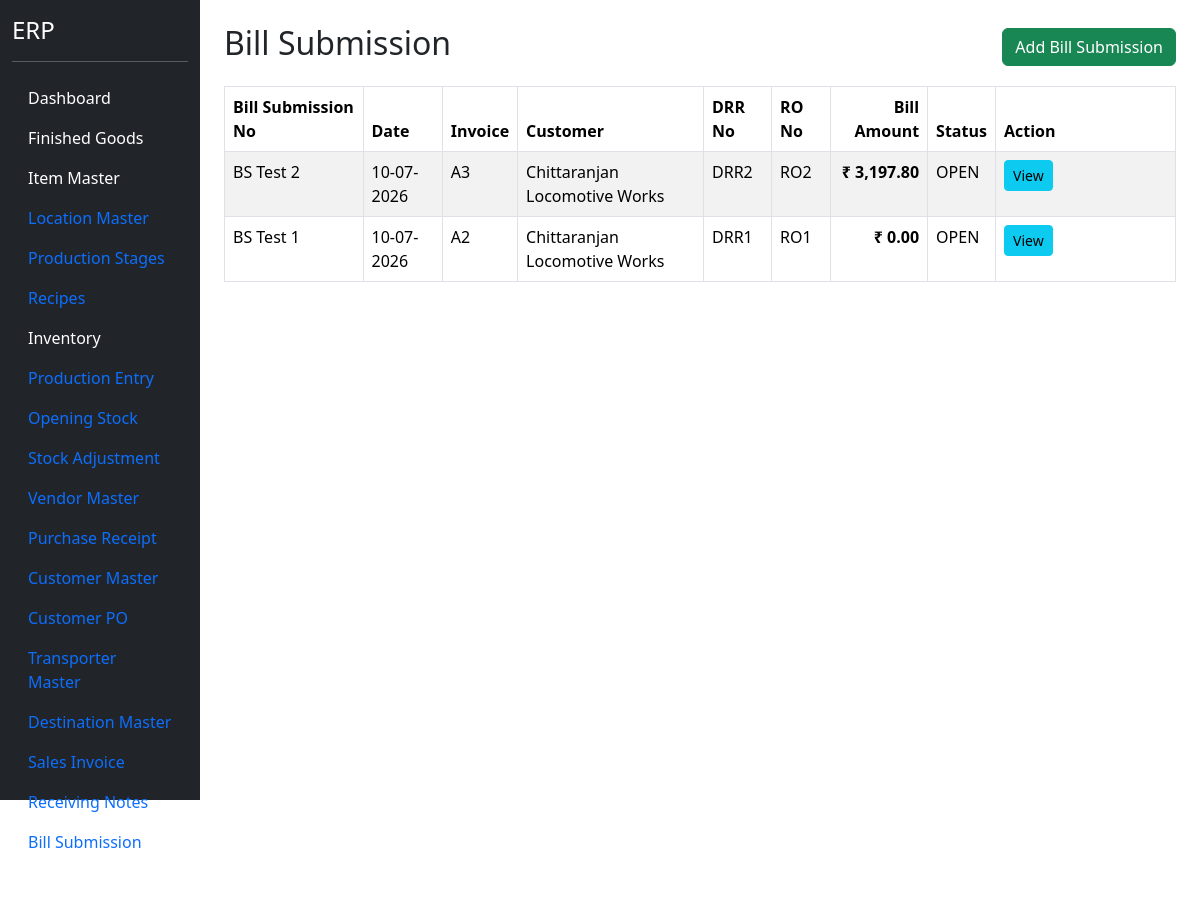
Before: /bill-submission (signed in) with the older database file.
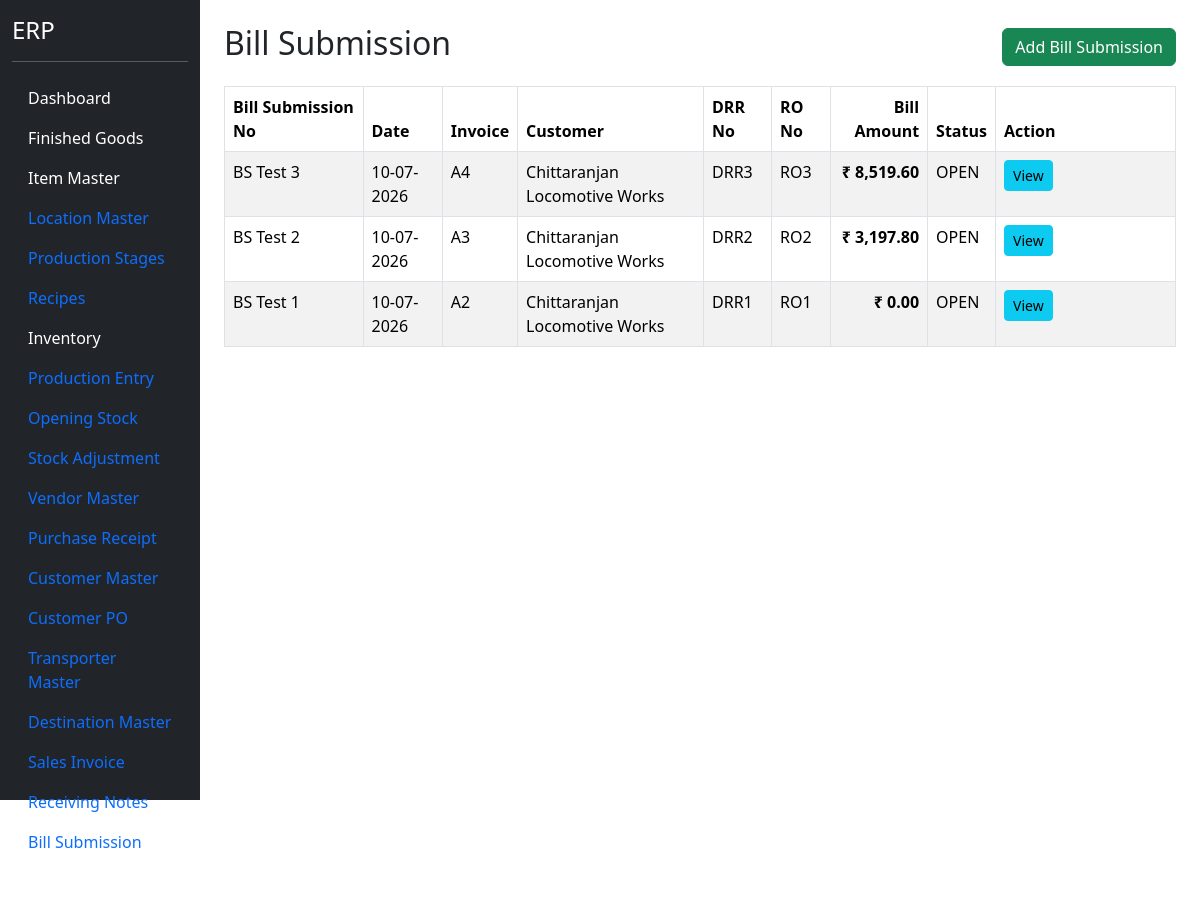
After: the same page with the newer database file.
### models.py (models this page shows)
class BillSubmissionHeader(db.Model):
    __tablename__ = "bill_submission_header"
    id = db.Column(
        db.Integer,
        primary_key=True
    )
    bill_submission_no = db.Column(
        db.String(50),
        unique=True,
        nullable=False
    )
    bill_submission_date = db.Column(
        db.Date,
        nullable=False
    )
    receiving_note_header_id = db.Column(
        db.Integer,
        db.ForeignKey("receiving_note_header.id"),
        nullable=False
    )
    sales_invoice_header_id = db.Column(
        db.Integer,
        db.ForeignKey("sales_invoice_header.id"),
        nullable=False
    )
    customer_id = db.Column(
        db.Integer,
        db.ForeignKey("customer_master.id"),
        nullable=False
    )
    drr_no = db.Column(
        db.String(100)
    )
    ro_no = db.Column(
        db.String(100)
    )
    ro_date = db.Column(
        db.Date
    )
    bill_amount = db.Column(
        db.Float,
        default=0
    )
    remarks = db.Column(
        db.String(500)
    )
    status = db.Column(
        db.String(30),
        default="ACTIVE"
    )
    customer = db.relationship(
        "CustomerMaster"
    )
    invoice = db.relationship(
        "SalesInvoiceHeader"
    )
    receiving_note = db.relationship(
        "ReceivingNoteHeader"
    )
    details = db.relationship(
        "BillSubmissionDetail",
        backref="bill_submission",
        cascade="all, delete-orphan"
    )

class SalesInvoiceHeader(db.Model):
    __tablename__ = "sales_invoice_header"
    id = db.Column(
        db.Integer,
        primary_key=True
    )
    invoice_no = db.Column(
        db.String(50),
        nullable=False,
        unique=True
    )
    invoice_date = db.Column(
        db.Date,
        nullable=False
    )
    customer_po_header_id = db.Column(
        db.Integer,
        db.ForeignKey("customer_po_header.id"),
        nullable=False
    )
    customer_id = db.Column(
        db.Integer,
        db.ForeignKey("customer_master.id"),
        nullable=False
    )
    destination_id = db.Column(
        db.Integer,
        db.ForeignKey("destination_master.id"),
        nullable=False
    )
    transporter_id = db.Column(
        db.Integer,
        db.ForeignKey("transporter_master.id"),
        nullable=False
    )
    vehicle_no = db.Column(
        db.String(50)
    )
    lr_no = db.Column(
        db.String(100)
    )
    eway_bill_no = db.Column(
        db.String(100)
    )
    location_id = db.Column(
    db.Integer,
    db.ForeignKey("location_master.id"),
    nullable=False
    )
    remarks = db.Column(
        db.String(500)
    )
    status = db.Column(
        db.String(30),
        default="Pending RNote"
    )
    customer = db.relationship("CustomerMaster")
    customer_po = db.relationship("CustomerPOHeader")
    destination = db.relationship("DestinationMaster")
    transporter = db.relationship("TransporterMaster")
    location = db.relationship("LocationMaster")
    details = db.relationship(
        "SalesInvoiceDetail",
        backref="invoice",
        cascade="all, delete-orphan"
    )

class CustomerMaster(db.Model):
    __tablename__ = "customer_master"
    id = db.Column(
        db.Integer,
        primary_key=True
    )
    customer_code = db.Column(
        db.String(20),
        unique=True,
        nullable=True
    )
    customer_name = db.Column(
        db.String(200),
        nullable=False
    )
    contact_person = db.Column(
        db.String(100)
    )
    mobile = db.Column(
        db.String(20)
    )
    email = db.Column(
        db.String(100)
    )
    gst_no = db.Column(
        db.String(30)
    )
    pan_no = db.Column(
        db.String(20)
    )
    address = db.Column(
        db.String(500)
    )
    city = db.Column(
        db.String(100)
    )
    state = db.Column(
        db.String(100)
    )
    country = db.Column(
        db.String(100),
        default="India"
    )
    pincode = db.Column(
        db.String(20)
    )
    credit_days = db.Column(
        db.Integer,
        default=30
    )
    credit_limit = db.Column(
        db.Float,
        default=0
    )
    active = db.Column(
        db.Boolean,
        default=True
    )

### blueprints/masters/routes.py (the view)
@masters_bp.route("/bill-submission")
@login_required
def bill_submission():
    bill_list = BillSubmissionHeader.query.order_by(
        BillSubmissionHeader.bill_submission_date.desc(),
        BillSubmissionHeader.bill_submission_no.desc()
    ).all()
    return render_template(
        "bill_submission.html",
        bill_list=bill_list
    )

### app.py (called while the page is built)
@login_manager.user_loader
def load_user(user_id):
    return User.query.get(int(user_id))

### templates/bill_submission.html
{% extends "base.html" %}
{% block content %}
<div class="container mt-4">
<div class="d-flex justify-content-between align-items-center mb-3">
<h2>
Bill Submission
</h2>
<a
href="/bill-submission/add"
class="btn btn-success">
Add Bill Submission
</a>
</div>
<table class="table table-bordered table-striped">
<thead>
<tr>
<th>Bill Submission No</th>
<th>Date</th>
<th>Invoice</th>
<th>Customer</th>
<th>DRR No</th>
<th>RO No</th>
<th class="text-end">
    Bill Amount
</th>
<th>Status</th>
<th width="180">
Action
</th>
</tr>
</thead>
<tbody>
{% for bill in bill_list %}
<tr>
<td>{{ bill.bill_submission_no }}</td>
<td>{{ bill.bill_submission_date.strftime("%d-%m-%Y") }}</td>
<td>{{ bill.invoice.invoice_no }}</td>
<td>{{ bill.customer.customer_name }}</td>
<td>{{ bill.drr_no }}</td>
<td>{{ bill.ro_no }}</td>
<td class="text-end fw-bold">
    ₹ {{ "{:,.2f}".format(bill.bill_amount or 0) }}
</td>
<td>{{ bill.status }}</td>
<td>
<a
href="{{ url_for('masters.view_bill_submission', id=bill.id) }}"
class="btn btn-info btn-sm">
View
</a>
</td>
</tr>
{% endfor %}
</tbody>
</table>
</div>
{% endblock %}

### templates/base.html (shortened to what this page needs)
<!DOCTYPE html>
<html>
<head>
<link href="https://cdn.jsdelivr.net/npm/bootstrap@5.3.3/dist/css/bootstrap.min.css" rel="stylesheet">
<link href="https://cdn.jsdelivr.net/npm/select2@4.1.0-rc.0/dist/css/select2.min.css" rel="stylesheet" />
</head>
<body>
<div class="container-fluid">
<div class="row">
<div class="col-2 bg-dark text-white vh-100">
<h4 class="mt-3">ERP</h4>
<hr>
<ul class="nav flex-column">
<li class="nav-item">
<a class="nav-link text-white"
href="/dashboard">
Dashboard
</a>
</li>
<li class="nav-item">
<a class="nav-link text-white"
href="/finished-goods">
Finished Goods
</a>
</li>
<li class="nav-item">
    <a class="nav-link text-white"
       href="/items">
       Item Master
    </a>
</li>
<li class="nav-item">
    <a class="nav-link" href="/locations">
        Location Master
    </a>
</li>
<li class="nav-item">
    <a href="/production-stages"
       class="nav-link">
        Production Stages
    </a>
</li>
<li class="nav-item">
    <a href="/recipes"
       class="nav-link">
        Recipes
    </a>
</li>
<li class="nav-item">
    <a href="/inventory"
       class="nav-link text-white">
        Inventory
    </a>
</li>
<li class="nav-item">
    <a href="/production"
       class="nav-link">
        Production Entry
    </a>
</li>
<li class="nav-item">
    <a href="/opening-stock"
       class="nav-link">
        Opening Stock
    </a>
</li>
<li class="nav-item">
    <a href="/stock-adjustment"
       class="nav-link">
        Stock Adjustment
    </a>
</li>
<li class="nav-item">
    <a href="/vendors"
       class="nav-link">
        Vendor Master
    </a>
</li>
<li class="nav-item">
    <a href="/purchase-receipt"
       class="nav-link">
        Purchase Receipt
    </a>
</li>
<li class="nav-item">
<a
class="nav-link"
href="/customers">
Customer Master
</a>
</li>
<li class="nav-item">
<a
class="nav-link"
href="/customer-po">
Customer PO
</a>
</li>
<li class="nav-item">
<a
class="nav-link"
href="/transporter">
Transporter Master
</a>
</li>
<li class="nav-item">
<a
class="nav-link"
href="/destination">
Destination Master
</a>
</li>
<li class="nav-item">
<a
class="nav-link"
href="/sales-invoice">
Sales Invoice
</a>
</li>
<li>
    <a
        class="nav-link"
        href="/receiving-note">
        Receiving Notes
    </a>
</li>
<li>
    <a
        class="nav-link"
        href="/bill-submission">
        Bill Submission
    </a>
</li>
<li class="nav-item">
<a class="nav-link text-white"
href="/logout">
</a>
</li>
</ul>
</div>
<div class="col-10">
{% block content %}
{% endblock %}
</div>
</div>
</div>
</body>
</html>

Changed rows visible on the page:
added BillSubmissionHeader: bill_submission_no "BS Test 3", bill_submission_date "10-07-2026", invoice.invoice_no "A4", customer.customer_name "Chittaranjan Locomotive Works", drr_no "DRR3", ro_no "RO3", bill_amount "8,519.60", status "OPEN"
